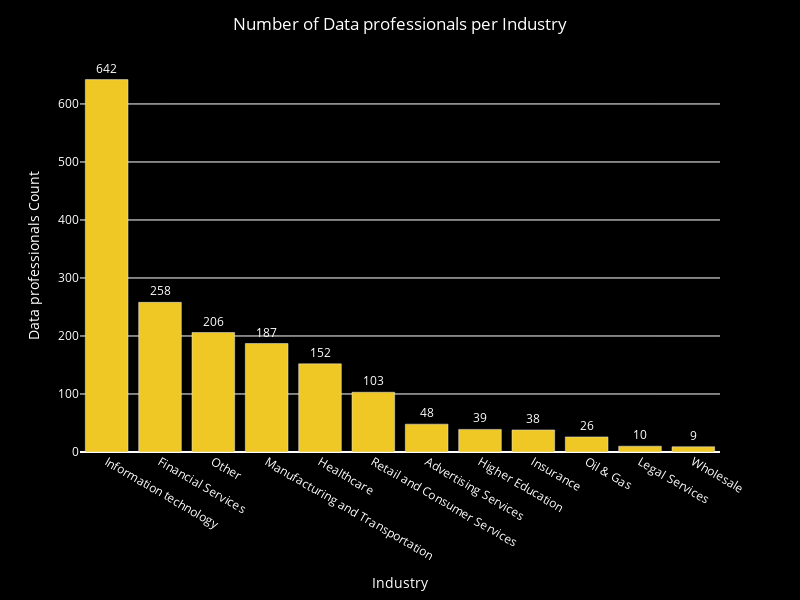

Write notebook code for a chart like this one.
### Code cell
industry_df=count_column_content(data_df,"Industry")
# sns.barplot(data=industry_df,x="Industry",y="Count",color="white")
# plt.xticks(rotation=90)
# plt.xlabel("Count of data professionals")
# plt.ylabel("Data professionals")
# plt.title("Number of Data professionals per Industry")
paint_bar(df=industry_df,x="Industry",y="Count",title="Number of Data professionals per Industry",x_name="Industry",y_name="Data professionals Count")

### Figure 1 — Plotly figure (JSON) as saved in the notebook; plotly's stock layout.template omitted (floating-point values rounded to 4 significant figures)
{"data": [{"alignmentgroup": "True", "hovertemplate": "Industry=%{x}<br>Count=%{text}<extra></extra>", "legendgroup": "", "marker": {"color": "#F0C826", "pattern": {"shape": ""}}, "name": "", "offsetgroup": "", "orientation": "v", "showlegend": false, "text": [642, 258, 206, 187, 152, 103, 48, 39, 38, 26, 10, 9], "textposition": "outside", "type": "bar", "x": ["Information technology", "Financial Services", "Other", "Manufacturing and Transportation", "Healthcare", "Retail and Consumer Services", "Advertising Services", "Higher Education", "Insurance", "Oil & Gas", "Legal Services", "Wholesale"], "xaxis": "x", "y": [642, 258, 206, 187, 152, 103, 48, 39, 38, 26, 10, 9], "yaxis": "y"}], "layout": {"barmode": "relative", "font": {"color": "white"}, "height": 600, "legend": {"tracegroupgap": 0}, "margin": {"t": 60}, "paper_bgcolor": "black", "plot_bgcolor": "black", "showlegend": false, "title": {"font": {"color": "white"}, "text": "Number of Data professionals per Industry", "x": 0.5}, "width": 800, "xaxis": {"anchor": "y", "domain": [0, 1], "title": {"text": "Industry"}}, "yaxis": {"anchor": "x", "domain": [0, 1], "title": {"text": "Data professionals Count"}}}}
